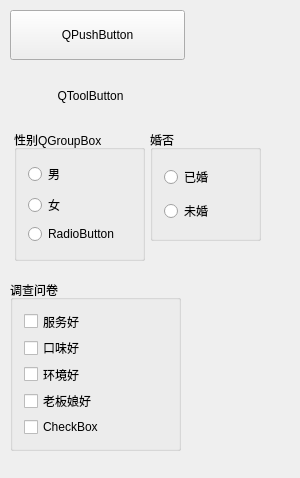
<?xml version="1.0" encoding="UTF-8"?>
<ui version="4.0">
 <class>Widget</class>
 <widget class="QWidget" name="Widget">
  <property name="geometry">
   <rect>
    <x>0</x>
    <y>0</y>
    <width>300</width>
    <height>478</height>
   </rect>
  </property>
  <property name="windowTitle">
   <string>Widget</string>
  </property>
  <widget class="QPushButton" name="pushButton">
   <property name="geometry">
    <rect>
     <x>10</x>
     <y>10</y>
     <width>175</width>
     <height>50</height>
    </rect>
   </property>
   <property name="text">
    <string>QPushButton</string>
   </property>
   <property name="icon">
    <iconset resource="res.qrc">
     <normaloff>:/Image/Sunny.jpg</normaloff>:/Image/Sunny.jpg</iconset>
   </property>
   <property name="iconSize">
    <size>
     <width>32</width>
     <height>32</height>
    </size>
   </property>
  </widget>
  <widget class="QToolButton" name="toolButton">
   <property name="geometry">
    <rect>
     <x>20</x>
     <y>70</y>
     <width>141</width>
     <height>51</height>
    </rect>
   </property>
   <property name="text">
    <string>QToolButton</string>
   </property>
   <property name="icon">
    <iconset resource="res.qrc">
     <normaloff>:/Image/OnePiece.png</normaloff>:/Image/OnePiece.png</iconset>
   </property>
   <property name="iconSize">
    <size>
     <width>32</width>
     <height>32</height>
    </size>
   </property>
   <property name="toolButtonStyle">
    <enum>Qt::ToolButtonTextBesideIcon</enum>
   </property>
   <property name="autoRaise">
    <bool>true</bool>
   </property>
  </widget>
  <widget class="QGroupBox" name="groupBox">
   <property name="geometry">
    <rect>
     <x>14</x>
     <y>130</y>
     <width>131</width>
     <height>131</height>
    </rect>
   </property>
   <property name="title">
    <string>性别QGroupBox</string>
   </property>
   <layout class="QVBoxLayout" name="verticalLayout">
    <item>
     <widget class="QRadioButton" name="rBtnMan">
      <property name="text">
       <string>男</string>
      </property>
     </widget>
    </item>
    <item>
     <widget class="QRadioButton" name="rBtnWoman">
      <property name="text">
       <string>女</string>
      </property>
     </widget>
    </item>
    <item>
     <widget class="QRadioButton" name="radioButton">
      <property name="text">
       <string>RadioButton</string>
      </property>
     </widget>
    </item>
   </layout>
  </widget>
  <widget class="QGroupBox" name="groupBox_2">
   <property name="geometry">
    <rect>
     <x>150</x>
     <y>130</y>
     <width>111</width>
     <height>111</height>
    </rect>
   </property>
   <property name="title">
    <string>婚否</string>
   </property>
   <layout class="QVBoxLayout" name="verticalLayout_2">
    <item>
     <widget class="QRadioButton" name="radioButton_3">
      <property name="text">
       <string>已婚</string>
      </property>
     </widget>
    </item>
    <item>
     <widget class="QRadioButton" name="radioButton_4">
      <property name="text">
       <string>未婚</string>
      </property>
     </widget>
    </item>
   </layout>
  </widget>
  <widget class="QGroupBox" name="groupBox_3">
   <property name="geometry">
    <rect>
     <x>10</x>
     <y>280</y>
     <width>171</width>
     <height>171</height>
    </rect>
   </property>
   <property name="title">
    <string>调查问卷</string>
   </property>
   <layout class="QVBoxLayout" name="verticalLayout_3">
    <item>
     <widget class="QCheckBox" name="checkBox">
      <property name="text">
       <string>服务好</string>
      </property>
      <property name="tristate">
       <bool>true</bool>
      </property>
     </widget>
    </item>
    <item>
     <widget class="QCheckBox" name="checkBox_2">
      <property name="text">
       <string>口味好</string>
      </property>
     </widget>
    </item>
    <item>
     <widget class="QCheckBox" name="checkBox_3">
      <property name="text">
       <string>环境好</string>
      </property>
     </widget>
    </item>
    <item>
     <widget class="QCheckBox" name="checkBox_4">
      <property name="text">
       <string>老板娘好</string>
      </property>
     </widget>
    </item>
    <item>
     <widget class="QCheckBox" name="checkBox_5">
      <property name="text">
       <string>CheckBox</string>
      </property>
     </widget>
    </item>
   </layout>
  </widget>
 </widget>
 <layoutdefault spacing="6" margin="11"/>
 <resources>
  <include location="res.qrc"/>
 </resources>
 <connections/>
</ui>
